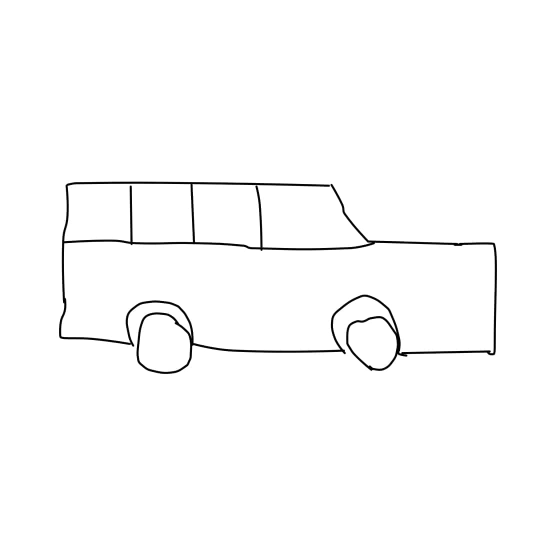
#> input picture images/sketch1.jpg, 1111 x 1111 px (shown at 1/2 size); its folder holds 3 pictures in this run
$ python sift.py
#> lines starting #> are read from the running program, lines starting #| are printed output that depends on the picture
import cv2
# import numpy as np
import matplotlib.pyplot as plt

def sift_match(img1, img2, real1, real2):
    kp1, des1 = sift.detectAndCompute(img1,None)
    kp2, des2 = sift.detectAndCompute(img2,None)

    good = []
    try:
        matches = bf.knnMatch(des1, des2, k=2)
        for m,n in matches:
            if m.distance < 0.8*n.distance:
                good.append([m])
    except:
        pass
    img = cv2.drawMatchesKnn(real1,kp1,real2,kp2,good,None,flags=cv2.DrawMatchesFlags_NOT_DRAW_SINGLE_POINTS)
    print('kp1 : {}'.format(len(kp1)))
    print('kp2 : {}'.format(len(kp2)))
    print('match points : {}'.format(len(good)))

    rate = 0
    if(len(kp1) + len(kp2) != 0):
        rate = len(good) * 2 / (len(kp1) + len(kp2)) * 100
    print("match : {}".format(rate))

    return img, rate

imgs = []
path = './images/sketch'
for i in range(1, 4):
    img = cv2.imread(path + '{}.jpg'.format(i), cv2.IMREAD_COLOR)
#> img is the input picture: shape (1111, 1111, 3); min 0, max 255, mean 251.3
    img = cv2.resize(img, (128, 128), interpolation=cv2.INTER_AREA)
#> img: shape (128, 128, 3)
    imgs.append(img)
#> pass 2 of the loop `for i in range(1, 4):`:
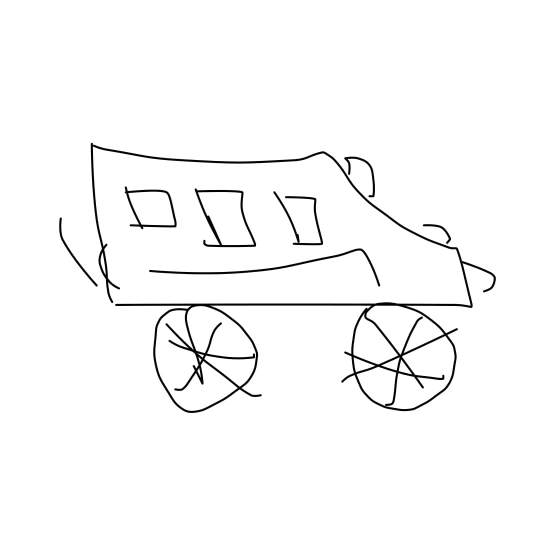
#> input picture images/sketch2.jpg, 1111 x 1111 px (shown at 1/2 size)
#> img is the input picture: shape (1111, 1111, 3); min 0, max 255, mean 249
#> `img = cv2.resize(img, (128, 128), interpolation=cv2.INTER_AREA)`:
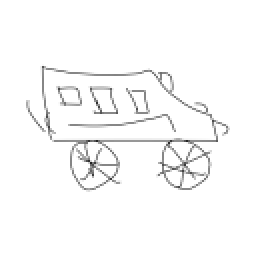
#> img: shape (128, 128, 3) (shown 2 times larger); min 32, max 255, mean 249
#> pass 3 of the loop `for i in range(1, 4):`:
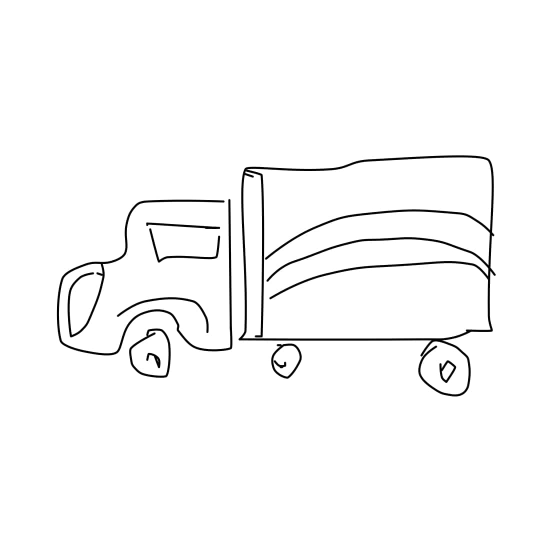
#> input picture images/sketch3.jpg, 1111 x 1111 px (shown at 1/2 size)
#> img is the input picture: shape (1111, 1111, 3); min 0, max 255, mean 249.2
#> `img = cv2.resize(img, (128, 128), interpolation=cv2.INTER_AREA)`:
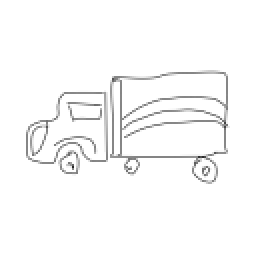
#> img: shape (128, 128, 3) (shown 2 times larger); min 34, max 255, mean 249.2


sift = cv2.SIFT_create()

# brute-force matcher
bf = cv2.BFMatcher()
# bf = cv2.BFMatcher(cv2.NORM_L2, crossCheck=True)
# bf = cv2.BFMatcher(cv2.NORM_L1, crossCheck=True)

count = 1
fig, axes = plt.subplots(2, 2)
for i in range(len(imgs)):
    for j in range(i, len(imgs)):
        if(i == j):
            continue

        print('{} : {}'.format(i, j))
        img1 = imgs[i]
        img2 = imgs[j]

        gray1 = cv2.cvtColor(img1, cv2.COLOR_BGR2GRAY)
        gray2 = cv2.cvtColor(img2, cv2.COLOR_BGR2GRAY)

        b1 = img1.copy()
        b2 = img2.copy()
        b1[:, :, 1] = 0
        b1[:, :, 2] = 0
        b2[:, :, 1] = 0
        b2[:, :, 2] = 0

        g1 = img1.copy()
        g2 = img2.copy()
        g1[:, :, 0] = 0
        g1[:, :, 2] = 0
        g2[:, :, 0] = 0
        g2[:, :, 2] = 0

        r1 = img1.copy()
        r2 = img2.copy()
        r1[:, :, 0] = 0
        r1[:, :, 1] = 0
        r2[:, :, 0] = 0
        r2[:, :, 1] = 0

        gray_match, gray_rate = sift_match(gray1, gray2, img1, img2)
        gray_match = cv2.cvtColor(gray_match, cv2.COLOR_BGR2RGB)

        b_match, b_rate = sift_match(b1, b2, img1, img2)
        b_match = cv2.cvtColor(b_match, cv2.COLOR_BGR2RGB)

        g_match, g_rate = sift_match(g1, g2, img1, img2)
        g_match = cv2.cvtColor(g_match, cv2.COLOR_BGR2RGB)

        r_match, r_rate = sift_match(r1, r2, img1, img2)
        r_match = cv2.cvtColor(r_match, cv2.COLOR_BGR2RGB)

        axes[0, 0].imshow(gray_match)
        axes[0, 0].set_title('grayscale, match(%): {:.3f}'.format(gray_rate))
        axes[0, 1].imshow(b_match)
        axes[0, 1].set_title('blue channel, match(%): {:.3f}'.format(b_rate))
        axes[1, 0].imshow(g_match)
        axes[1, 0].set_title('green channel, match(%): {:.3f}'.format(g_rate))
        axes[1, 1].imshow(r_match)
        axes[1, 1].set_title('red channel, match(%): {:.3f}'.format(r_rate))

        plt.savefig('./output/{}.png'.format(str(count)))
        count += 1
#> this loop made 3 passes
#> (printed output is left out)
#> pass 1, `plt.savefig('./output/{}.png'.format(str(count)))`:
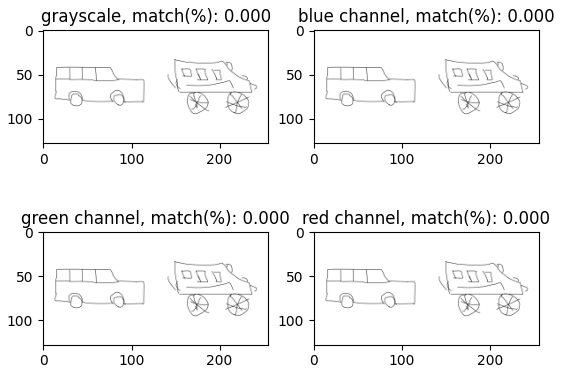
#> figure drawn by matplotlib, 4 panels
#> pass 1, in sift_match (call 5), `img = cv2.drawMatchesKnn(real1,kp1,real2,kp2,good,None,flags=cv2.DrawM..`:
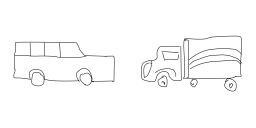
#> img: shape (128, 256, 3); min 34, max 255, mean 250.2
#> after the loop:
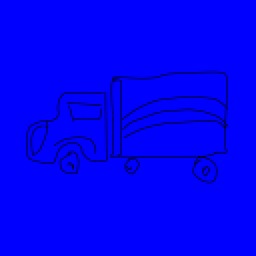
#> b2: shape (128, 128, 3) (shown 2 times larger); mean B, G, R 249.2, 0, 0
#> after the loop:
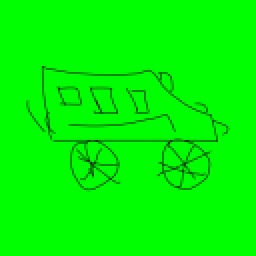
#> g1: shape (128, 128, 3) (shown 2 times larger); mean B, G, R 0, 249, 0
#> after the loop:
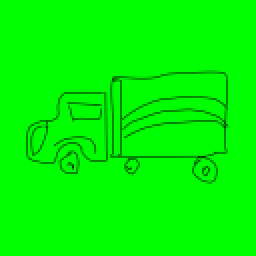
#> g2: shape (128, 128, 3) (shown 2 times larger); mean B, G, R 0, 249.2, 0
#> after the loop:
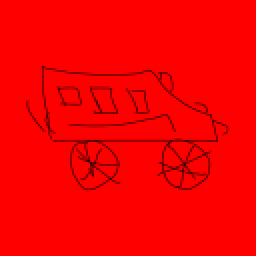
#> r1: shape (128, 128, 3) (shown 2 times larger); mean B, G, R 0, 0, 249
#> after the loop:
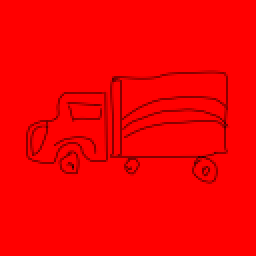
#> r2: shape (128, 128, 3) (shown 2 times larger); mean B, G, R 0, 0, 249.2
#> after the loop, count = 4
